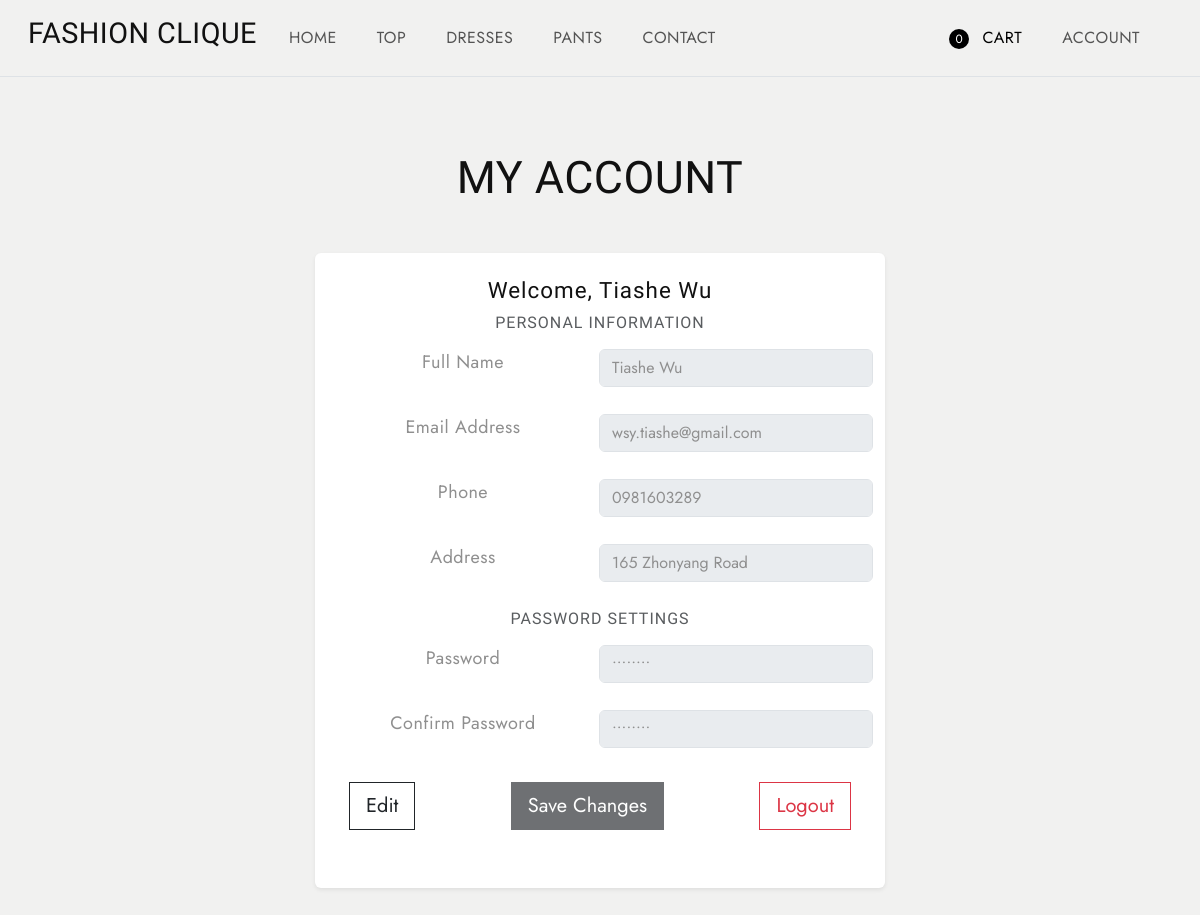
/account (signed in), run on an earlier commit of the app's database.
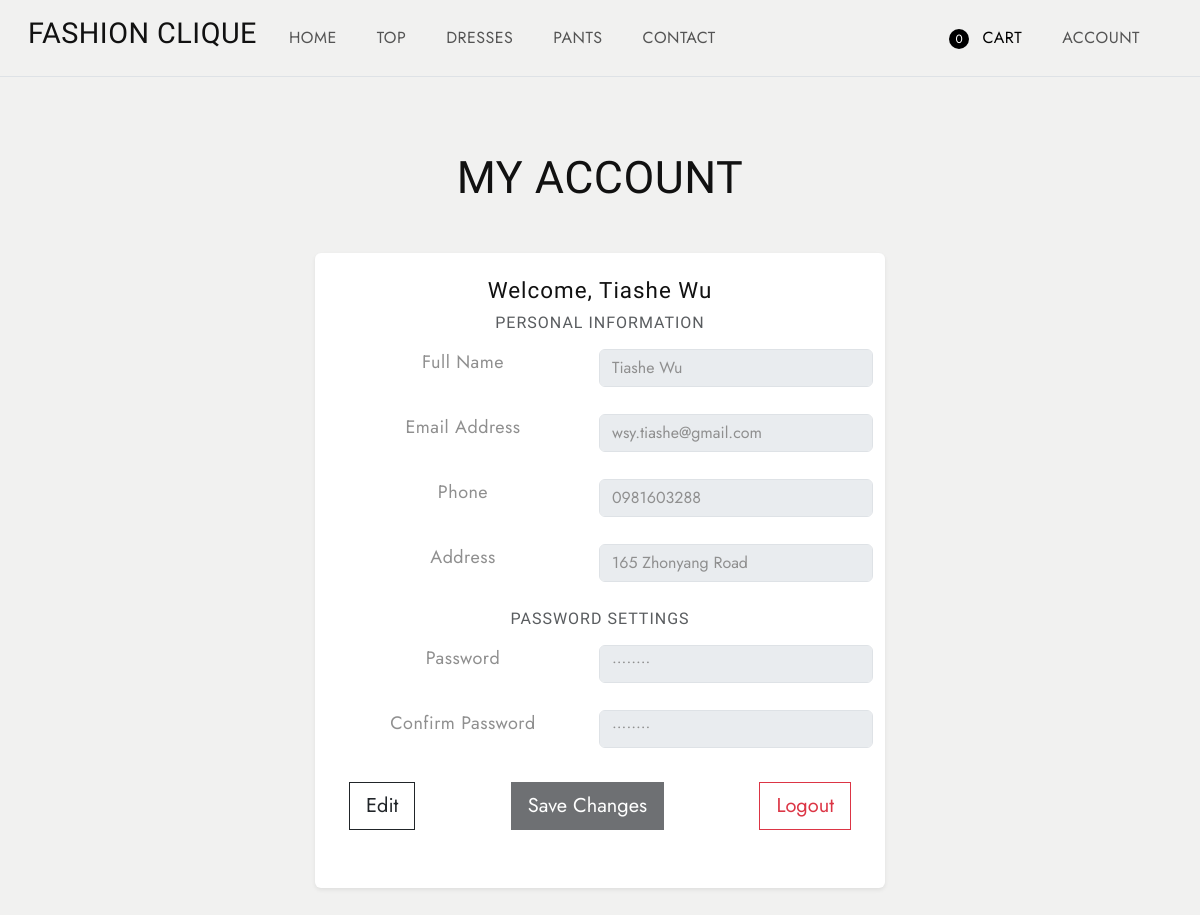
And on a later commit of the database.
### tables this page shows
CREATE TABLE users (id INTEGER PRIMARY KEY AUTOINCREMENT, user_id INTEGER, username TEXT NOT NULL UNIQUE, password TEXT NOT NULL, email TEXT NOT NULL UNIQUE, phone TEXT, address TEXT);

### app.py (the view)
@app.route('/account', methods=['GET'])
def account():
    if 'user_id' not in session:
        return redirect('/login_P')  # Redirect to login page if not logged in
    user_id = session['user_id']  # Get the logged-in user's ID
    conn = sqlite3.connect(DB_PATH)
    cursor = conn.cursor()
    cursor.execute("SELECT username, email, phone, address FROM users WHERE user_id = ?", (user_id,))
    user_data = cursor.fetchone()
    conn.close()
    print(f"User data: {user_data}")
    if user_data:
        return render_template('account.html', user_data=user_data)
    else:
        return render_template('login.html', message="User not found")

### templates/account.html (shortened to what this page needs)
<!DOCTYPE html>
<html lang="en">
<head>
  <link href="https://cdn.jsdelivr.net/npm/bootstrap@5.3.0-alpha3/dist/css/bootstrap.min.css" rel="stylesheet"
>
  <link rel="stylesheet" type="text/css" href="{{ url_for('static', filename='css/vendor.css') }}">
  <link rel="stylesheet" href="https://cdn.jsdelivr.net/npm/swiper@9/swiper-bundle.min.css" />
  <link rel="stylesheet" type="text/css" href="{{ url_for('static', filename='css/style.css') }}">
</head>
<body class="homepage">
  <nav class="navbar navbar-expand-lg bg-light text-uppercase fs-6 p-3 border-bottom align-items-center">
    <div class="container-fluid">
      <div class="row justify-content-between align-items-center w-100">
        <div class="col-auto d-flex align-items-center gap-4">
          <h4 >FASHION CLIQUE</h4>
          <ul class="navbar-nav d-flex flex-row gap-4 mb-0">
            <li class="nav-item">
              <a class="nav-link" href="/index">Home</a>
            </li>
            <li class="nav-item">
              <a class="nav-link" href="/top">Top</a>
            </li>
            <li class="nav-item">
              <a class="nav-link" href="/dresses">Dresses</a>
            </li>
            <li class="nav-item">
              <a class="nav-link" href="/pants">Pants</a>
            </li>
            <li class="nav-item">
              <a class="nav-link" href="/contact">Contact</a>
            </li>
          </ul>
        </div>
        <div class="col-auto">
          <ul class="navbar-nav d-flex flex-row gap-4">
            <li class="nav-item">
              <a class="nav-link active" href="/cart">
                <span id="cartCount" class="cart-circle">0</span> Cart
              </a>
            </li>
            <li class="nav-item">
              <a id="accountLink" class="nav-link" href="#">Account</a>
            </li>
          </ul>
        </div>
      </div>
    </div>
  </nav>
  <section class="account-section py-5 bg-light">
    <div class="container">
      <h3 class="text-center text-uppercase mb-5">My Account</h3>
      <div class="row justify-content-center">
        <div class="col-lg-6 col-md-8 bg-white p-4 rounded shadow-sm">
          <form id="account-form">
            <div class="mb-4 text-center">
              <h5>Welcome, {{ session['username'] }}</h5>
              <h6 class="text-uppercase text-muted mb-3">Personal Information</h6>
              <div class="row">
                  <label for="account-name" class="form-label col-sm">Full Name</label>
                  <input type="text" class="form-control col-sm" id="account-name" value="{{ user_data[0] }}" disabled>
              </div>
              <br>
              <div class="row">
                  <label for="account-email" class="form-label col-sm">Email Address</label>
                  <input type="email" class="form-control col-sm" id="account-email" value="{{ user_data[1] }}" disabled>
              </div>
              <br>
              <div class="row">
                <label for="account-phone" class="form-label col-sm">Phone</label>
                <input type="text" class="form-control col-sm" id="account-phone" value="{{ user_data[2] }}" disabled>
              </div>
              <br>
              <div class="row">
                <label for="account-address" class="form-label col-sm">Address</label>
                <input type="text" class="form-control col-sm" id="account-address" value="{{ user_data[3] }}" disabled>
              </div>
              <br>
              <h6 class="text-uppercase text-muted mb-3">Password Settings</h6>
              <div class="row">
                  <label for="account-password" class="form-label col-sm">Password</label>
                  <input type="password" class="form-control col-sm" id="account-password" value="••••••••" disabled>
              </div>
              <br>
              <div class="row">
                <label for="account-cPassword" class="form-label col-sm">Confirm Password</label>
                <input type="password" class="form-control col-sm" id="account-cPassword" value="••••••••" disabled>
              </div>
              <div class="d-flex justify-content-between align-items-center mt-4">
                  <button type="button" class="btn btn-outline-dark btn-lg" id="edit-btn">Edit</button>
                  <button type="submit" class="btn btn-dark btn-lg" id="save-btn" disabled>Save Changes</button>
                  <button type="button" class="btn btn-outline-danger btn-lg" onclick="logoutUser()">Logout</button>
              </div>
            </form>
        </div>
      </div>
    </div>
  </section>
</body>
</html>

### static/css/style.css (style rules this page uses)
body { --heading-font: "Marcellus", Roboto, sans-serif; --heading-font-weight: 400; --heading-color: #111; --heading-line-height: 1.24; --swiper-theme-color: #8c907e; --bs-body-font-family: "Jost", Roboto, sans-serif; --bs-body-font-size: 18px; --bs-body-font-weight: 400; --bs-body-line-height: 1.5; --bs-body-color: #8f8f8f; --bs-body-color-rgb: 143, 143, 143; --bs-primary: #8c907e; --bs-secondary: #6c757d; --bs-black: #111; --bs-light: #f1f1f0; --bs-dark: #212529; --bs-gray: #9aa1a7; --bs-gray-dark: #51565b; --bs-primary-rgb: 140, 144, 126; --bs-secondary-rgb: 108, 117, 125; --bs-black-rgb: 17, 17, 17; --bs-light-rgb: 241, 241, 240; --bs-dark-rgb: 33, 37, 41; --bs-link-color: #111; --bs-link-color-rgb: 17, 17, 17; --bs-link-decoration: underline; --bs-link-hover-color: #111; --bs-link-hover-color-rgb: 17, 17, 17; }
body { letter-spacing: 0.03rem; }
h1, .h1, h2, .h2, h3, .h3, h4, .h4, h5, .h5, h6, .h6 { font-family: var(--heading-font); font-weight: var(--heading-font-weight); color: var(--heading-color); line-height: var(--heading-line-height); }
h1, h2, h3 { margin: 25px 0; }
h5, h6 { letter-spacing: 1px; }
h3, .h3 { font-size: 2.8rem; }
h4, .h4 { font-size: 1.8rem; }
h5, .h5 { font-size: 1.4rem; }
h6, .h6 { font-size: 1rem; }
a { text-decoration: none; }
.container-fluid { max-width: 1800px; }
.btn { --bs-btn-border-radius: 0; }
button { cursor: pointer; margin: 10px; }
.cart-circle { display: inline-block; width: 20px; height: 20px; border-radius: 50%; background-color: black; color: white; text-align: center; font-size: 12px; line-height: 20px; margin-right: 8px; }

What changed in the data, as far as the page shows it:
changed users "Tiashe Wu": phone "0981603289" → "0981603288"
